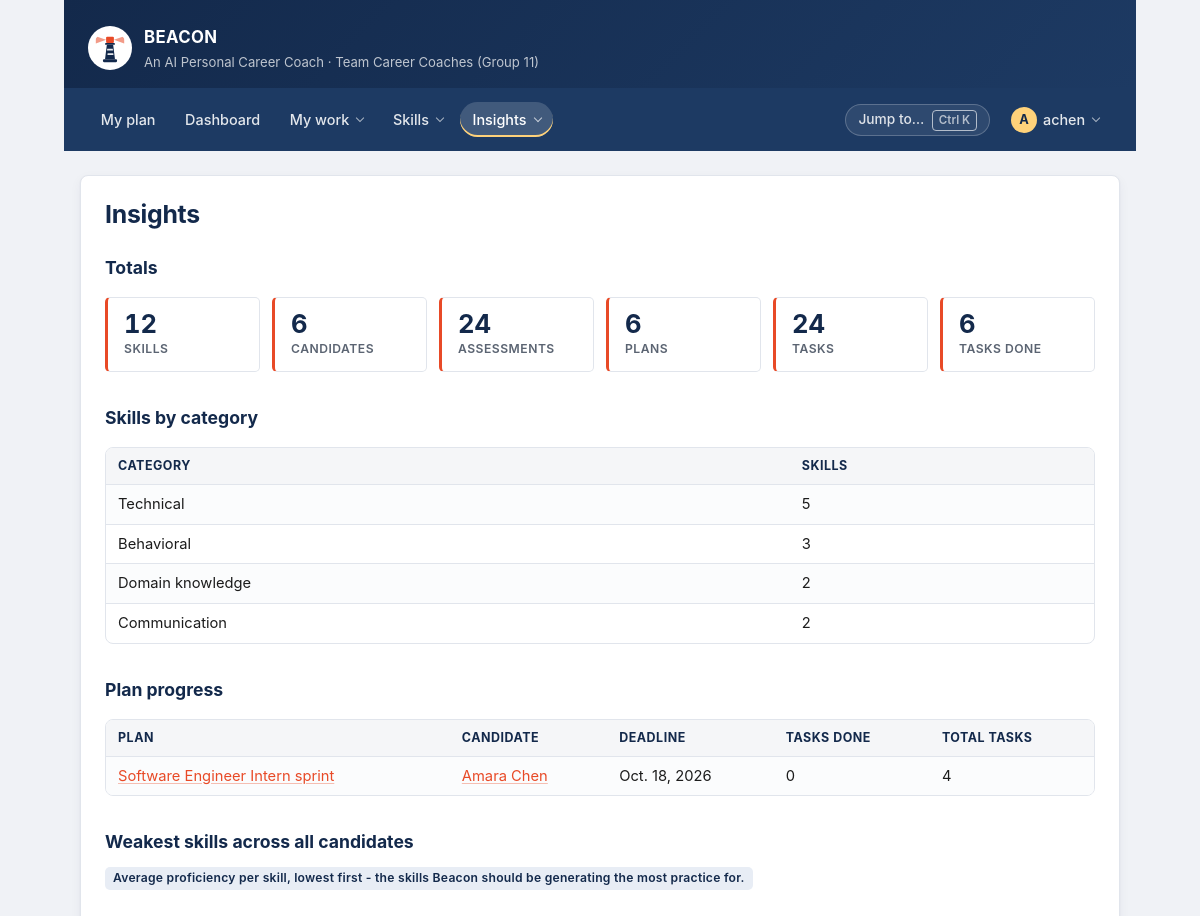
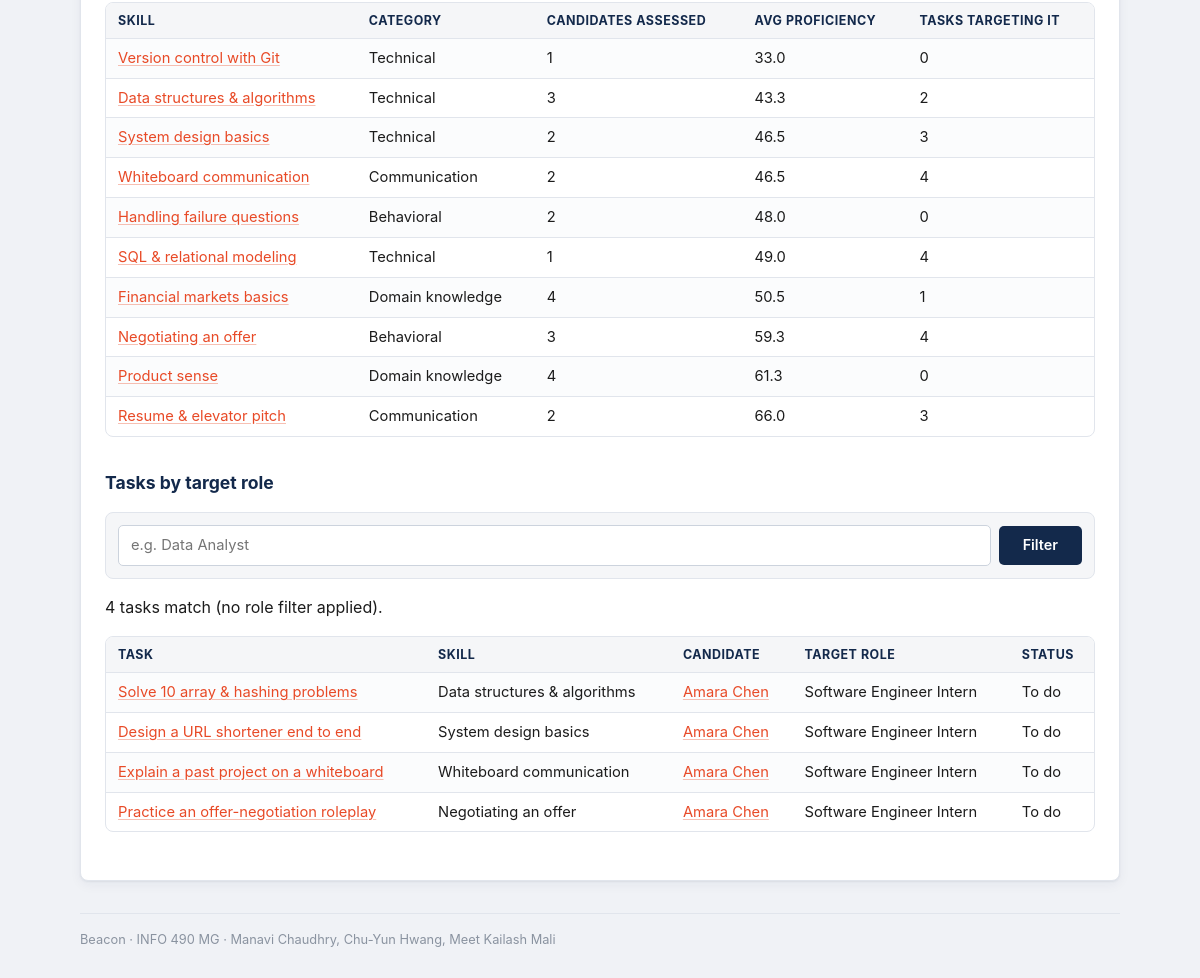
The app's page /insights/ (signed in) with its own data (2 pictures, top to bottom).
### preparation/models.py (models this page shows, shortened)
class PreparationPlan(models.Model):
    class Status(models.TextChoices):
        DRAFT = "DRAFT", "Draft"
        ACTIVE = "ACTIVE", "Active"
        COMPLETED = "DONE", "Completed"
        ARCHIVED = "ARCH", "Archived"
    candidate = models.ForeignKey(
        CandidateProfile,
        on_delete=models.CASCADE,
        related_name="plans",
    )
    title = models.CharField(max_length=150, help_text="e.g. 4-week SWE intern sprint")
    focus_role = models.CharField(max_length=120)
    start_date = models.DateField(default=timezone.localdate)
    target_date = models.DateField(help_text="Date the plan must be finished by.")
    status = models.CharField(max_length=6, choices=Status.choices, default=Status.DRAFT)
    generated_by_ai = models.BooleanField(
        default=True,
        help_text="False when a user hand-writes or heavily edits the plan.",
    )
    created_at = models.DateTimeField(auto_now_add=True)
    class Meta:
        ordering = ["target_date", "-created_at"]
        constraints = [
            models.UniqueConstraint(
                fields=["candidate", "title"], name="uniq_plan_title_per_candidate"
            ),
            models.CheckConstraint(
                condition=models.Q(target_date__gte=models.F("start_date")),
                name="plan_ends_after_it_starts",
            ),
        ]
    def get_absolute_url(self):
        return reverse("preparation:plan_detail", args=[self.pk])

class CandidateProfile(models.Model):
    class ExperienceLevel(models.TextChoices):
        STUDENT = "STU", "Current student"
        NEW_GRAD = "NEW", "New graduate"
        EARLY_CAREER = "EARLY", "Early career (1-3 yrs)"
    class PrimaryConcern(models.TextChoices):
        TECHNICAL = "TECH", "Technical rounds"
        BEHAVIORAL = "BEHAV", "Behavioral questions"
        RESUME = "RESUME", "Resume and elevator pitch"
        CONFIDENCE = "CONF", "Confidence under pressure"
        TIME = "TIME", "Not enough time to prepare"
    user = models.OneToOneField(
        settings.AUTH_USER_MODEL,
        on_delete=models.CASCADE,
        related_name="candidate_profile",
        help_text="One login = one career profile.",
    )
    target_role = models.CharField(
        max_length=120, help_text="e.g. Software Engineer Intern"
    )
    target_roles = models.JSONField(
        default=list,
        blank=True,
        help_text="All target roles; requirements use the highest bar among them.",
    )
    interests = models.JSONField(
        default=list,
        blank=True,
        help_text="Interest keys chosen at onboarding, e.g. ['data', 'product'].",
    )
    target_company = models.CharField(max_length=120, blank=True)
    experience_level = models.CharField(
        max_length=5, choices=ExperienceLevel.choices, default=ExperienceLevel.STUDENT
    )
    resume_summary = models.TextField(
        blank=True,
        help_text="Plain-text resume the parser turns into an initial skill list.",
    )
    resume_file = models.FileField(
        upload_to="resumes/",
        blank=True,
        null=True,
        help_text="Original upload from the drag-and-drop area on the setup screen.",
    )
    target_interview_date = models.DateField(
        null=True,
        blank=True,
        help_text="Deadline Beacon plans backwards from. Blank = open-ended prep.",
    )
    preparation_timeline_weeks = models.PositiveSmallIntegerField(
        default=6,
        validators=[MinValueValidator(1), MaxValueValidator(52)],
        help_text="Weeks the user says they have. Drives the length of the roadmap.",
    )
    primary_concern = models.CharField(
        max_length=6,
        choices=PrimaryConcern.choices,
        blank=True,
        help_text="Optional. Used to weight which skill gaps get tackled first.",
    )
    skills = models.ManyToManyField(
        Skill,
        through="SkillAssessment",
        related_name="candidates",
        blank=True,
    )
    created_at = models.DateTimeField(auto_now_add=True)
    updated_at = models.DateTimeField(auto_now=True)
    class Meta:
        ordering = ["-updated_at"]
    def get_absolute_url(self):
        return reverse("preparation:candidate_detail", args=[self.pk])

class Skill(models.Model):
    class Category(models.TextChoices):
        TECHNICAL = "TECH", "Technical"
        BEHAVIORAL = "BEHAV", "Behavioral"
        DOMAIN = "DOMAIN", "Domain knowledge"
        COMMUNICATION = "COMM", "Communication"
    name = models.CharField(max_length=100)
    category = models.CharField(
        max_length=6, choices=Category.choices, default=Category.TECHNICAL
    )
    description = models.TextField(
        blank=True, help_text="What mastery of this skill looks like in an interview."
    )
    created_at = models.DateTimeField(auto_now_add=True)
    class Meta:
        ordering = ["category", "name"]
        constraints = [
            models.UniqueConstraint(
                fields=["name", "category"], name="uniq_skill_name_per_category"
            )
        ]
    def get_absolute_url(self):
        return reverse("preparation:skill_detail", args=[self.pk])

class PlanTask(models.Model):
    class Status(models.TextChoices):
        TODO = "TODO", "To do"
        IN_PROGRESS = "DOING", "In progress"
        DONE = "DONE", "Done"
        SKIPPED = "SKIP", "Skipped"
    class Priority(models.IntegerChoices):
        LOW = 1, "Low"
        MEDIUM = 2, "Medium"
        HIGH = 3, "High"
    plan = models.ForeignKey(
        PreparationPlan,
        on_delete=models.CASCADE,  # deleting a plan deletes the tasks inside it
        related_name="tasks",
    )
    skill = models.ForeignKey(
        Skill,
        on_delete=models.SET_NULL,  # keep the task, just forget the tag
        null=True,
        blank=True,
        related_name="tasks",
        help_text="Skill gap this task is meant to close.",
    )
    title = models.CharField(max_length=150)
    week_number = models.PositiveSmallIntegerField(
        default=1,
        validators=[MinValueValidator(1), MaxValueValidator(52)],
        help_text="Which week of the roadmap this task belongs to (Screen 3).",
    )
    instructions = models.TextField(blank=True)
    rationale = models.TextField(
        blank=True,
        help_text=(
            "Why Beacon picked this task - shown under 'Why these "
            "recommendations?' and on the recommended-next card."
        ),
    )
    due_date = models.DateField(null=True, blank=True)
    estimated_minutes = models.PositiveIntegerField(
        default=60, validators=[MinValueValidator(5), MaxValueValidator(600)]
    )
    priority = models.IntegerField(choices=Priority.choices, default=Priority.MEDIUM)
    status = models.CharField(max_length=5, choices=Status.choices, default=Status.TODO)
    completed_on = models.DateField(null=True, blank=True)
    class Meta:
        ordering = ["week_number", "-priority", "due_date", "title"]
        constraints = [
            models.UniqueConstraint(
                fields=["plan", "title"], name="uniq_task_title_per_plan"
            )
        ]
    def get_absolute_url(self):
        return reverse("preparation:task_detail", args=[self.pk])

### preparation/views.py (the view)
# urls.py: path("insights/", views.insights, name="insights"),
@login_required
def insights(request):
    totals = {
        "skills": Skill.objects.count(),
        "candidates": CandidateProfile.objects.count(),
        "assessments": SkillAssessment.objects.count(),
        "plans": PreparationPlan.objects.count(),
        "tasks": PlanTask.objects.count(),
        "tasks_done": PlanTask.objects.filter(
            status=PlanTask.Status.DONE
        ).count(),
    }
    by_category_raw = (
        Skill.objects.values("category")
        .annotate(skill_count=Count("id"))
        .order_by("-skill_count")
    )
    by_category = [
        {
            "label": Skill.Category(row["category"]).label,
            "skill_count": row["skill_count"],
        }
        for row in by_category_raw
    ]
    plans = (
        visibility.plans_for(request.user).select_related("candidate__user")
        .annotate(
            task_total=Count("tasks", distinct=True),
            task_done=Count(
                "tasks",
                filter=Q(tasks__status=PlanTask.Status.DONE),
                distinct=True,
            ),
        )
        .order_by("target_date")
    )
    skills = (
        Skill.objects.annotate(
            learner_count=Count("assessments", distinct=True),
            average_proficiency=Avg("assessments__proficiency_score"),
            task_count=Count("tasks", distinct=True),
        )
        .filter(learner_count__gt=0)
        .order_by("average_proficiency")
    )
    role = request.GET.get("role", "").strip()
    tasks = visibility.tasks_for(request.user).select_related("plan__candidate__user", "skill")
    if role:
        tasks = tasks.filter(plan__candidate__target_role__icontains=role)
    context = {
        "totals": totals,
        "by_category": by_category,
        "plans": plans,
        "skills": skills,
        "role": role,
        "tasks": tasks[:20],
        "task_match_count": tasks.count(),
    }
    return render(request, "preparation/insights.html", context)

### templates/preparation/insights.html (shortened to what this page needs)
{% extends "base.html" %}
{% block heading %}Insights{% endblock %}
{% block content %}
  <h2>Totals</h2>
  <ul class="stats">
    <li class="stat"><span class="stat__value">{{ totals.skills }}</span>
        <span class="stat__label">Skills</span></li>
    <li class="stat"><span class="stat__value">{{ totals.candidates }}</span>
        <span class="stat__label">Candidates</span></li>
    <li class="stat"><span class="stat__value">{{ totals.assessments }}</span>
        <span class="stat__label">Assessments</span></li>
    <li class="stat"><span class="stat__value">{{ totals.plans }}</span>
        <span class="stat__label">Plans</span></li>
    <li class="stat"><span class="stat__value">{{ totals.tasks }}</span>
        <span class="stat__label">Tasks</span></li>
    <li class="stat"><span class="stat__value">{{ totals.tasks_done }}</span>
        <span class="stat__label">Tasks done</span></li>
  </ul>
  <h2>Skills by category</h2>
  <div class="table-scroll">
  <table>
    <tr><th>Category</th><th>Skills</th></tr>
    {% for row in by_category %}
      <tr><td>{{ row.label }}</td><td>{{ row.skill_count }}</td></tr>
    {% empty %}
      <tr><td colspan="2">No skills in the catalog, so there is nothing to group.</td></tr>
    {% endfor %}
  </table>
  </div>
  <h2>Plan progress</h2>
  <div class="table-scroll">
  <table>
    <tr><th>Plan</th><th>Candidate</th><th>Deadline</th><th>Tasks done</th><th>Total tasks</th></tr>
    {% for plan in plans %}
      <tr>
        <td><a href="{{ plan.get_absolute_url }}">{{ plan.title }}</a></td>
        <td><a href="{{ plan.candidate.get_absolute_url }}">{{ plan.candidate.user.get_full_name|default:plan.candidate.user.username }}</a></td>
        <td>{{ plan.target_date }}</td>
        <td>{{ plan.task_done }}</td>
        <td>{{ plan.task_total }}</td>
      </tr>
    {% empty %}
      <tr><td colspan="5">No preparation plans exist yet.</td></tr>
    {% endfor %}
  </table>
  </div>
  <h2>Weakest skills across all candidates</h2>
  <p class="tag">Average proficiency per skill, lowest first - the skills
  Beacon should be generating the most practice for.</p>
  <div class="table-scroll">
  <table>
    <tr><th>Skill</th><th>Category</th><th>Candidates assessed</th><th>Avg proficiency</th><th>Tasks targeting it</th></tr>
    {% for skill in skills %}
      <tr>
        <td><a href="{{ skill.get_absolute_url }}">{{ skill.name }}</a></td>
        <td>{{ skill.get_category_display }}</td>
        <td>{{ skill.learner_count }}</td>
        <td>{{ skill.average_proficiency|floatformat:1 }}</td>
        <td>{{ skill.task_count }}</td>
      </tr>
    {% empty %}
      <tr><td colspan="5">No skill has been assessed yet, so no averages can be computed.</td></tr>
    {% endfor %}
  </table>
  </div>
  <h2>Tasks by target role</h2>
  <form method="get">
    <input type="text" name="role" value="{{ role }}" placeholder="e.g. Data Analyst">
    <button type="submit">Filter</button>
  </form>
  <p>{{ task_match_count }} task{{ task_match_count|pluralize }} match
     {% if role %}candidates targeting "{{ role }}"{% else %}(no role filter applied){% endif %}.</p>
  <div class="table-scroll">
  <table>
    <tr><th>Task</th><th>Skill</th><th>Candidate</th><th>Target role</th><th>Status</th></tr>
    {% for task in tasks %}
      <tr>
        <td><a href="{{ task.get_absolute_url }}">{{ task.title }}</a></td>
        <td>{% if task.skill %}{{ task.skill.name }}{% else %}Untagged{% endif %}</td>
        <td><a href="{{ task.plan.candidate.get_absolute_url }}">{{ task.plan.candidate.user.get_full_name|default:task.plan.candidate.user.username }}</a></td>
        <td>{{ task.plan.candidate.target_role }}</td>
        <td>{{ task.get_status_display }}</td>
      </tr>
    {% empty %}
      <tr><td colspan="5">No task belongs to a candidate targeting "{{ role }}".
        Try a partial role name such as "Analyst".</td></tr>
    {% endfor %}
  </table>
  </div>
{% endblock %}

### templates/base.html (shortened to what this page needs)
{% load static %}<!DOCTYPE html>
<html lang="en">
<head>
  <link rel="stylesheet" href="{% static 'css/beacon.css' %}">
</head>
<body class="{% block body_class %}{% endblock %}">
  <div class="page">
    <header class="masthead">
      <img class="masthead__logo" src="{% static 'img/beacon-logo.svg' %}"
           alt="" width="44" height="44">
      <div class="masthead__text">
        <p class="masthead__title">BEACON</p>
        <p class="masthead__tagline">
          An AI Personal Career Coach &middot; Team Career Coaches (Group 11)
        </p>
      </div>
    </header>
    <nav class="nav" aria-label="Main">
      {% if nav %}
        <ul class="nav__list">
          {% for item in nav.items %}
            {% if item.children %}
              <li class="nav__group">
                <details class="menu{% if item.active %} is-active{% endif %}">
                  <summary class="nav__link">{{ item.label }}</summary>
                </details>
              </li>
            {% else %}
              <li>
                <a class="nav__link{% if item.active %} is-active{% endif %}" href="{{ item.url }}"
                   {% if item.active %}aria-current="page"{% endif %}>{{ item.label }}</a>
              </li>
            {% endif %}
          {% endfor %}
        </ul>
        <div class="nav__right">
          <button type="button" class="nav-palette" data-palette-open
                  aria-label="Search pages, candidates and skills">
            Jump to&hellip; <kbd>&#8984;K</kbd>
          </button>
          <details class="menu menu--account">
            <summary class="nav__link nav__avatar" aria-label="Account menu">
              <span class="avatar" aria-hidden="true">{{ user.get_username|slice:":1"|upper }}</span>
              <span class="nav__username">{{ user.get_username }}</span>
            </summary>
          </details>
        </div>
      {% else %}
        <ul class="nav__list">
          <li><a class="nav__link" href="{% url 'preparation:login' %}">Log In</a></li>
          <li><a class="nav__link" href="{% url 'preparation:signup' %}">Sign Up</a></li>
        </ul>
      {% endif %}
    </nav>
    <main class="content">
      {% block page_header %}
        <h1 class="page-title">{% block heading %}Beacon{% endblock %}</h1>
      {% endblock %}
      {% block content %}{% endblock %}
    </main>
    <footer class="footer">
      Beacon &middot; INFO 490 MG &middot; Manavi Chaudhry, Chu-Yun Hwang, Meet Kailash Mali
    </footer>
  </div>
</body>
</html>

### records on screen
PreparationPlan: title "Software Engineer Intern sprint", candidate.user.get_full_name "Amara Chen", target_date "Oct. 18, 2026", task_done "0", task_total "4"
Skill: name "Version control with Git", category "Technical", learner_count "1", average_proficiency "33.0", task_count "0"
Skill: name "Data structures & algorithms", category "Technical", learner_count "3", average_proficiency "43.3", task_count "2"
Skill: name "System design basics", category "Technical", learner_count "2", average_proficiency "46.5", task_count "3"
Skill: name "Whiteboard communication", category "Communication", learner_count "2", average_proficiency "46.5", task_count "4"
Skill: name "Handling failure questions", category "Behavioral", learner_count "2", average_proficiency "48.0", task_count "0"
Skill: name "SQL & relational modeling", category "Technical", learner_count "1", average_proficiency "49.0", task_count "4"
Skill: name "Financial markets basics", category "Domain knowledge", learner_count "4", average_proficiency "50.5", task_count "1"
Skill: name "Negotiating an offer", category "Behavioral", learner_count "3", average_proficiency "59.3", task_count "4"
Skill: name "Product sense", category "Domain knowledge", learner_count "4", average_proficiency "61.3", task_count "0"
Skill: name "Resume & elevator pitch", category "Communication", learner_count "2", average_proficiency "66.0", task_count "3"
PlanTask: title "Solve 10 array & hashing problems", skill.name "Data structures & algorithms", plan.candidate.user.get_full_name "Amara Chen", plan.candidate.target_role "Software Engineer Intern", status "To do"
PlanTask: title "Design a URL shortener end to end", skill.name "System design basics", plan.candidate.user.get_full_name "Amara Chen", plan.candidate.target_role "Software Engineer Intern", status "To do"
PlanTask: title "Explain a past project on a whiteboard", skill.name "Whiteboard communication", plan.candidate.user.get_full_name "Amara Chen", plan.candidate.target_role "Software Engineer Intern", status "To do"
PlanTask: title "Practice an offer-negotiation roleplay", skill.name "Negotiating an offer", plan.candidate.user.get_full_name "Amara Chen", plan.candidate.target_role "Software Engineer Intern", status "To do"

### other values on screen
{{ item.label }} "My plan" "Dashboard"
{{ item.label }} "My work" "Skills" "Insights"
{{ user.get_username|slice:":1"|upper }} "A"
{{ user.get_username }} "achen"
{{ totals.skills }} "12"
{{ totals.candidates }} "6"
{{ totals.assessments }} "24"
{{ totals.plans }} "6"
{{ totals.tasks }} "24"
{{ totals.tasks_done }} "6"
{{ row.label }} "Technical" "Behavioral" "Domain knowledge" "Communication"
{{ row.skill_count }} "5" "3" "2" "2"
{{ task_match_count }} "4"
